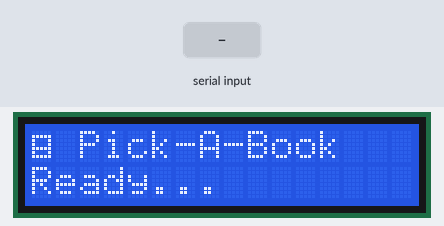
Simulated run of this sketch. Board: Arduino Uno, built with avr-gcc and run on an emulated ATmega328P. Shown: 16×2 character LCD. The inputs (shaded band) are chosen by the test bench. What the sketch prints to the serial monitor is not drawn.

Above: at 3.3 s.
3.4 s: "BOOK\n" received over Serial
At 4.3 s:
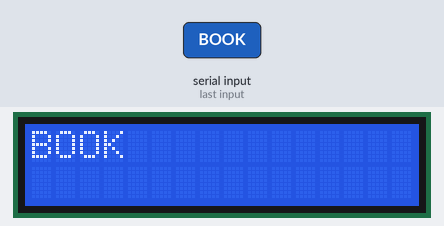
4.9 s: "borrow\n" received over Serial
At 5.6 s:
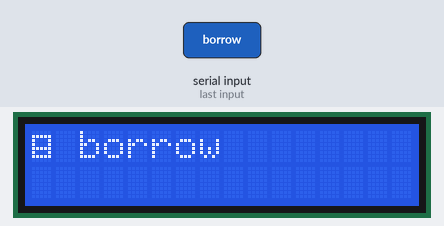
6.4 s: "return\n" received over Serial
At 6.7 s:
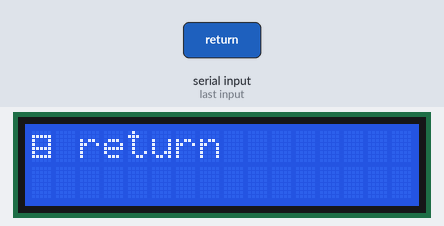
7.9 s: "1\n" received over Serial
At 8.7 s:
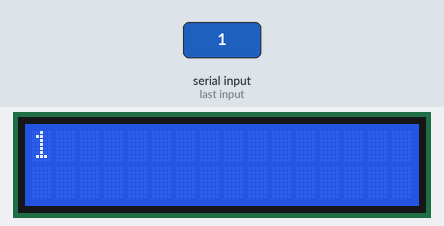
Timing chart, 0 to 10.9 s (numbered marks = the images above; inputs shaded):
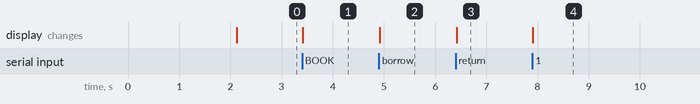

The sketch:

arduino_connection.ino
```cpp
/*
 * Pick-A-Book Library System
 * Arduino sketch — 16x2 I2C LCD display
 *
 * HARDWARE:
 *   - Arduino Uno / Nano / Mega
 *   - 16x2 LCD with PCF8574 I2C backpack
 *
 * WIRING (I2C):
 *   LCD VCC  → 5V
 *   LCD GND  → GND
 *   LCD SDA  → A4  (Uno/Nano) or pin 20 (Mega)
 *   LCD SCL  → A5  (Uno/Nano) or pin 21 (Mega)
 *
 * LIBRARIES REQUIRED (install via Arduino Library Manager):
 *   - LiquidCrystal_I2C  by Frank de Brabander
 *   - Wire                (built-in)
 *
 * SERIAL PROTOCOL (from Flask → Arduino):
 *   One line per message, newline-terminated:
 *       LINE1|LINE2\n
 *   Examples:
 *       Login OK|Juan dela Cruz\n
 *       Borrowed:|Juan - Clean Code\n
 *       Returned OK!|Clean Code\n
 *       Login Failed|Wrong password\n
 */

#include <Wire.h>
#include <LiquidCrystal_I2C.h>

// ── I2C address: 0x27 is most common; try 0x3F if LCD stays blank ──
LiquidCrystal_I2C lcd(0x27, 16, 2);

// ── How long each message stays on screen (ms) ──
const unsigned long MSG_DURATION = 4000;

// ── Serial input buffer ──
String inputBuffer = "";
bool   msgReady    = false;

// ── Current display state ──
unsigned long msgShownAt  = 0;
bool          showingMsg  = false;

// ── Custom characters ──
byte bookChar[8] = {
  0b00000,
  0b11111,
  0b10001,
  0b10001,
  0b11111,
  0b10001,
  0b11111,
  0b00000
};


// ════════════════════════════════════════════════════════
void setup() {
  Serial.begin(9600);

  lcd.init();
  lcd.backlight();
  lcd.createChar(0, bookChar);

  // Splash screen
  lcd.setCursor(0, 0);
  lcd.write(byte(0));
  lcd.print(" Pick-A-Book");
  lcd.setCursor(0, 1);
  lcd.print("  Loading...");
  delay(2000);
  showIdle();
}


// ════════════════════════════════════════════════════════
void loop() {

  // ── Read incoming serial data byte by byte ──
  while (Serial.available()) {
    char c = (char)Serial.read();
    if (c == '\n') {
      msgReady = true;
      break;
    }
    inputBuffer += c;
  }

  // ── Process a complete message ──
  if (msgReady) {
    processMessage(inputBuffer);
    inputBuffer = "";
    msgReady    = false;
  }

  // ── Return to idle after MSG_DURATION ms ──
  if (showingMsg && (millis() - msgShownAt >= MSG_DURATION)) {
    showingMsg = false;
    showIdle();
  }
}


// ════════════════════════════════════════════════════════
void processMessage(String msg) {
  msg.trim();
  if (msg.length() == 0) return;

  int sep = msg.indexOf('|');
  String line1 = (sep >= 0) ? msg.substring(0, sep)  : msg;
  String line2 = (sep >= 0) ? msg.substring(sep + 1) : "";

  // Truncate to 16 characters
  if (line1.length() > 16) line1 = line1.substring(0, 16);
  if (line2.length() > 16) line2 = line2.substring(0, 16);

  // Choose icon prefix based on message content
  String icon = getIcon(line1);

  lcd.clear();

  // Row 0: icon + line1
  lcd.setCursor(0, 0);
  if (icon == "BOOK") {
    lcd.write(byte(0));
    lcd.print(" ");
    int maxLen = 14;
    lcd.print(line1.length() > maxLen ? line1.substring(0, maxLen) : line1);
  } else {
    lcd.print(line1);
  }

  // Row 1: line2
  lcd.setCursor(0, 1);
  lcd.print(line2);

  msgShownAt = millis();
  showingMsg = true;

  // Echo back to Flask for logging
  Serial.print("ACK:");
  Serial.println(msg);
}


// ════════════════════════════════════════════════════════
String getIcon(String line1) {
  String l = line1;
  l.toLowerCase();
  if (l.indexOf("borrow") >= 0) return "BOOK";
  if (l.indexOf("return") >= 0) return "BOOK";
  return "NONE";
}


// ════════════════════════════════════════════════════════
void showIdle() {
  lcd.clear();
  lcd.setCursor(0, 0);
  lcd.write(byte(0));
  lcd.print(" Pick-A-Book");
  lcd.setCursor(0, 1);
  lcd.print("Ready...");
}
```

Measured:
- after the input at 3.4 s, the display: changes at once (image 1)
- after the input at 4.9 s, the display: changes at once (image 2)
- after the input at 6.4 s, the display: changes at once (image 3)
- after the input at 7.9 s, the display: changes at once (image 4)
